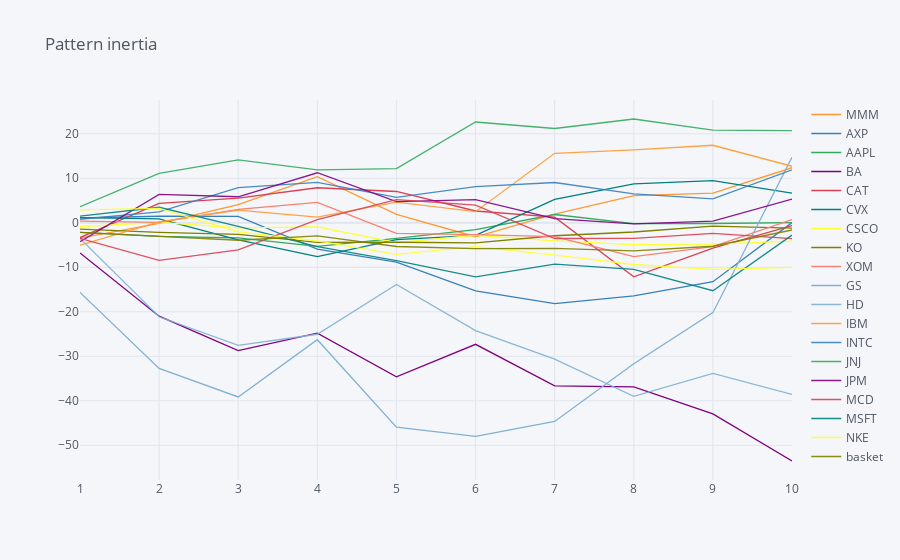

Notebook cell for this chart:
### Code cell
basket_results.iplot(title = "Pattern inertia")

### Figure 1 — Plotly figure (JSON) as saved in the notebook; plotly's stock layout.template omitted (floating-point values rounded to 4 significant figures)
{"data": [{"line": {"color": "rgba(255, 153, 51, 1.0)", "dash": "solid", "shape": "linear", "width": 1.3}, "mode": "lines", "name": "MMM", "text": "", "type": "scatter", "x": [1, 2, 3, 4, 5, 6, 7, 8, 9, 10], "y": [-3.46, -0.11, 4.07, 10.36, 1.91, -3.14, 1.95, 6.08, 6.68, 12.37]}, {"line": {"color": "rgba(55, 128, 191, 1.0)", "dash": "solid", "shape": "linear", "width": 1.3}, "mode": "lines", "name": "AXP", "text": "", "type": "scatter", "x": [1, 2, 3, 4, 5, 6, 7, 8, 9, 10], "y": [1.09, 1.47, 1.46, -5.93, -8.85, -15.3, -18.17, -16.41, -13.23, 0.04]}, {"line": {"color": "rgba(50, 171, 96, 1.0)", "dash": "solid", "shape": "linear", "width": 1.3}, "mode": "lines", "name": "AAPL", "text": "", "type": "scatter", "x": [1, 2, 3, 4, 5, 6, 7, 8, 9, 10], "y": [-2.17, -3.04, -3.4, -5.32, -3.52, -1.56, 1.86, -0.21, -0.16, 0.02]}, {"line": {"color": "rgba(128, 0, 128, 1.0)", "dash": "solid", "shape": "linear", "width": 1.3}, "mode": "lines", "name": "BA", "text": "", "type": "scatter", "x": [1, 2, 3, 4, 5, 6, 7, 8, 9, 10], "y": [-6.77, -20.99, -28.73, -24.8, -34.62, -27.31, -36.64, -36.89, -42.96, -53.53]}, {"line": {"color": "rgba(219, 64, 82, 1.0)", "dash": "solid", "shape": "linear", "width": 1.3}, "mode": "lines", "name": "CAT", "text": "", "type": "scatter", "x": [1, 2, 3, 4, 5, 6, 7, 8, 9, 10], "y": [-3.32, 4.37, 5.53, 7.87, 7.03, 2.65, 1.25, -12.15, -5.69, -0.62]}, {"line": {"color": "rgba(0, 128, 128, 1.0)", "dash": "solid", "shape": "linear", "width": 1.3}, "mode": "lines", "name": "CVX", "text": "", "type": "scatter", "x": [1, 2, 3, 4, 5, 6, 7, 8, 9, 10], "y": [1.16, 0.88, -3.85, -7.62, -3.79, -2.85, 5.25, 8.74, 9.48, 6.66]}, {"line": {"color": "rgba(255, 255, 51, 1.0)", "dash": "solid", "shape": "linear", "width": 1.3}, "mode": "lines", "name": "CSCO", "text": "", "type": "scatter", "x": [1, 2, 3, 4, 5, 6, 7, 8, 9, 10], "y": [-0.85, 0.11, -1.14, -0.92, -4.44, -2.8, -4.05, -4.93, -4.81, -4.12]}, {"line": {"color": "rgba(128, 128, 0, 1.0)", "dash": "solid", "shape": "linear", "width": 1.3}, "mode": "lines", "name": "KO", "text": "", "type": "scatter", "x": [1, 2, 3, 4, 5, 6, 7, 8, 9, 10], "y": [-1.43, -2.16, -2.61, -4.41, -4.38, -4.5, -2.92, -2.07, -0.73, -1.21]}, {"line": {"color": "rgba(251, 128, 114, 1.0)", "dash": "solid", "shape": "linear", "width": 1.3}, "mode": "lines", "name": "XOM", "text": "", "type": "scatter", "x": [1, 2, 3, 4, 5, 6, 7, 8, 9, 10], "y": [0.35, 0.09, 2.99, 4.59, -2.38, -2.65, -3.13, -7.62, -5.38, 0.73]}, {"line": {"color": "rgba(128, 177, 211, 1.0)", "dash": "solid", "shape": "linear", "width": 1.3}, "mode": "lines", "name": "GS", "text": "", "type": "scatter", "x": [1, 2, 3, 4, 5, 6, 7, 8, 9, 10], "y": [-15.66, -32.74, -39.13, -26.28, -45.92, -47.98, -44.65, -31.67, -20.2, 14.73]}, {"line": {"color": "rgba(128, 177, 211, 0.8999999999999999)", "dash": "solid", "shape": "linear", "width": 1.3}, "mode": "lines", "name": "HD", "text": "", "type": "scatter", "x": [1, 2, 3, 4, 5, 6, 7, 8, 9, 10], "y": [-3.52, -21.12, -27.55, -25.05, -13.88, -24.24, -30.62, -39.02, -33.83, -38.58]}, {"line": {"color": "rgba(255, 153, 51, 0.8999999999999999)", "dash": "solid", "shape": "linear", "width": 1.3}, "mode": "lines", "name": "IBM", "text": "", "type": "scatter", "x": [1, 2, 3, 4, 5, 6, 7, 8, 9, 10], "y": [-5.02, 0.2, 2.84, 1.28, 4.63, 2.5, 15.61, 16.38, 17.42, 12.7]}, {"line": {"color": "rgba(55, 128, 191, 0.8999999999999999)", "dash": "solid", "shape": "linear", "width": 1.3}, "mode": "lines", "name": "INTC", "text": "", "type": "scatter", "x": [1, 2, 3, 4, 5, 6, 7, 8, 9, 10], "y": [0.79, 2.46, 7.91, 9.06, 5.72, 8.12, 9.05, 6.49, 5.37, 11.88]}, {"line": {"color": "rgba(50, 171, 96, 0.8999999999999999)", "dash": "solid", "shape": "linear", "width": 1.3}, "mode": "lines", "name": "JNJ", "text": "", "type": "scatter", "x": [1, 2, 3, 4, 5, 6, 7, 8, 9, 10], "y": [3.64, 11.09, 14.12, 11.88, 12.16, 22.65, 21.19, 23.32, 20.82, 20.72]}, {"line": {"color": "rgba(128, 0, 128, 0.8999999999999999)", "dash": "solid", "shape": "linear", "width": 1.3}, "mode": "lines", "name": "JPM", "text": "", "type": "scatter", "x": [1, 2, 3, 4, 5, 6, 7, 8, 9, 10], "y": [-4.27, 6.38, 5.85, 11.24, 4.75, 5.21, 0.92, -0.26, 0.39, 5.33]}, {"line": {"color": "rgba(219, 64, 82, 0.8999999999999999)", "dash": "solid", "shape": "linear", "width": 1.3}, "mode": "lines", "name": "MCD", "text": "", "type": "scatter", "x": [1, 2, 3, 4, 5, 6, 7, 8, 9, 10], "y": [-3.51, -8.43, -6.09, 0.71, 5.21, 3.95, -3.53, -3.51, -2.36, -3.56]}, {"line": {"color": "rgba(0, 128, 128, 0.8999999999999999)", "dash": "solid", "shape": "linear", "width": 1.3}, "mode": "lines", "name": "MSFT", "text": "", "type": "scatter", "x": [1, 2, 3, 4, 5, 6, 7, 8, 9, 10], "y": [1.48, 3.49, -0.83, -5.36, -8.48, -12.16, -9.27, -10.45, -15.26, -2.78]}, {"line": {"color": "rgba(255, 255, 51, 0.8999999999999999)", "dash": "solid", "shape": "linear", "width": 1.3}, "mode": "lines", "name": "NKE", "text": "", "type": "scatter", "x": [1, 2, 3, 4, 5, 6, 7, 8, 9, 10], "y": [2.92, 3.25, -2.06, -4.09, -7.1, -5.35, -7.26, -9.38, -10.47, -10.04]}, {"line": {"color": "rgba(128, 128, 0, 0.8999999999999999)", "dash": "solid", "shape": "linear", "width": 1.3}, "mode": "lines", "name": "basket", "text": "", "type": "scatter", "x": [1, 2, 3, 4, 5, 6, 7, 8, 9, 10], "y": [-2.142, -3.044, -3.923, -2.933, -5.331, -5.82, -5.731, -6.309, -5.273, -1.626]}], "layout": {"legend": {"bgcolor": "#F5F6F9", "font": {"color": "#4D5663"}}, "paper_bgcolor": "#F5F6F9", "plot_bgcolor": "#F5F6F9", "title": {"font": {"color": "#4D5663"}, "text": "Pattern inertia"}, "xaxis": {"gridcolor": "#E1E5ED", "showgrid": true, "tickfont": {"color": "#4D5663"}, "title": {"font": {"color": "#4D5663"}, "text": ""}, "zerolinecolor": "#E1E5ED"}, "yaxis": {"gridcolor": "#E1E5ED", "showgrid": true, "tickfont": {"color": "#4D5663"}, "title": {"font": {"color": "#4D5663"}, "text": ""}, "zerolinecolor": "#E1E5ED"}}}
